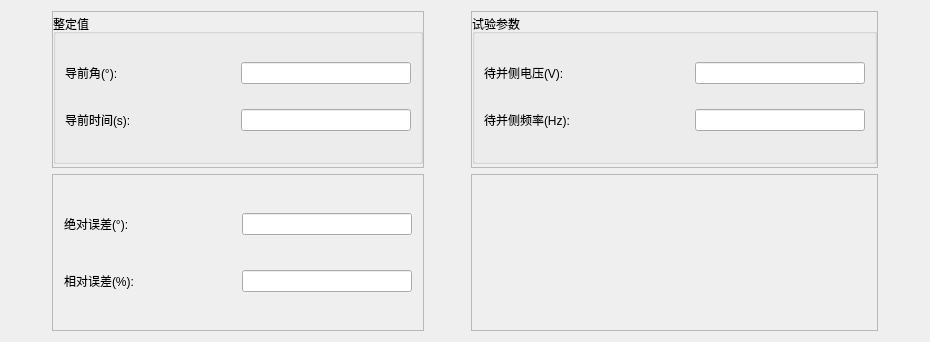
<?xml version="1.0" encoding="UTF-8"?>
<ui version="4.0">
 <class>QSynLeadAngItemParaEditWidget</class>
 <widget class="QWidget" name="QSynLeadAngItemParaEditWidget">
  <property name="geometry">
   <rect>
    <x>0</x>
    <y>0</y>
    <width>930</width>
    <height>342</height>
   </rect>
  </property>
  <property name="windowTitle">
   <string>Form</string>
  </property>
  <layout class="QHBoxLayout" name="horizontalLayout_7">
   <item>
    <spacer name="horizontalSpacer">
     <property name="orientation">
      <enum>Qt::Horizontal</enum>
     </property>
     <property name="sizeHint" stdset="0">
      <size>
       <width>40</width>
       <height>20</height>
      </size>
     </property>
    </spacer>
   </item>
   <item>
    <layout class="QVBoxLayout" name="verticalLayout_5">
     <item>
      <widget class="QFrame" name="frame_3">
       <property name="frameShape">
        <enum>QFrame::StyledPanel</enum>
       </property>
       <property name="frameShadow">
        <enum>QFrame::Raised</enum>
       </property>
       <layout class="QVBoxLayout" name="verticalLayout_4">
        <property name="spacing">
         <number>0</number>
        </property>
        <property name="leftMargin">
         <number>0</number>
        </property>
        <property name="topMargin">
         <number>0</number>
        </property>
        <property name="rightMargin">
         <number>0</number>
        </property>
        <property name="bottomMargin">
         <number>0</number>
        </property>
        <item>
         <widget class="QGroupBox" name="groupBox_2">
          <property name="sizePolicy">
           <sizepolicy hsizetype="Minimum" vsizetype="Preferred">
            <horstretch>0</horstretch>
            <verstretch>0</verstretch>
           </sizepolicy>
          </property>
          <property name="maximumSize">
           <size>
            <width>5000</width>
            <height>150</height>
           </size>
          </property>
          <property name="title">
           <string>整定值</string>
          </property>
          <layout class="QVBoxLayout" name="verticalLayout">
           <item>
            <layout class="QHBoxLayout" name="horizontalLayout">
             <item>
              <widget class="QLabel" name="m_labLAngle">
               <property name="minimumSize">
                <size>
                 <width>170</width>
                 <height>0</height>
                </size>
               </property>
               <property name="maximumSize">
                <size>
                 <width>170</width>
                 <height>16777215</height>
                </size>
               </property>
               <property name="text">
                <string>导前角(°):</string>
               </property>
              </widget>
             </item>
             <item>
              <widget class="QSettingLineEdit" name="m_lineLAngle">
               <property name="sizePolicy">
                <sizepolicy hsizetype="Preferred" vsizetype="Fixed">
                 <horstretch>0</horstretch>
                 <verstretch>0</verstretch>
                </sizepolicy>
               </property>
               <property name="minimumSize">
                <size>
                 <width>170</width>
                 <height>0</height>
                </size>
               </property>
               <property name="maximumSize">
                <size>
                 <width>170</width>
                 <height>16777215</height>
                </size>
               </property>
              </widget>
             </item>
            </layout>
           </item>
           <item>
            <layout class="QHBoxLayout" name="horizontalLayout_4">
             <item>
              <widget class="QLabel" name="m_labLTime">
               <property name="minimumSize">
                <size>
                 <width>170</width>
                 <height>0</height>
                </size>
               </property>
               <property name="maximumSize">
                <size>
                 <width>170</width>
                 <height>16777215</height>
                </size>
               </property>
               <property name="text">
                <string>导前时间(s):</string>
               </property>
              </widget>
             </item>
             <item>
              <widget class="QSettingLineEdit" name="m_lineLTime">
               <property name="sizePolicy">
                <sizepolicy hsizetype="Preferred" vsizetype="Fixed">
                 <horstretch>0</horstretch>
                 <verstretch>0</verstretch>
                </sizepolicy>
               </property>
               <property name="minimumSize">
                <size>
                 <width>170</width>
                 <height>0</height>
                </size>
               </property>
               <property name="maximumSize">
                <size>
                 <width>170</width>
                 <height>16777215</height>
                </size>
               </property>
              </widget>
             </item>
            </layout>
           </item>
          </layout>
         </widget>
        </item>
       </layout>
      </widget>
     </item>
     <item>
      <widget class="QFrame" name="frame_2">
       <property name="frameShape">
        <enum>QFrame::StyledPanel</enum>
       </property>
       <property name="frameShadow">
        <enum>QFrame::Raised</enum>
       </property>
       <layout class="QVBoxLayout" name="verticalLayout_3">
        <item>
         <layout class="QHBoxLayout" name="horizontalLayout_2">
          <item>
           <widget class="QLabel" name="m_labAbsErr">
            <property name="minimumSize">
             <size>
              <width>170</width>
              <height>0</height>
             </size>
            </property>
            <property name="maximumSize">
             <size>
              <width>170</width>
              <height>16777215</height>
             </size>
            </property>
            <property name="text">
             <string>绝对误差(°):</string>
            </property>
           </widget>
          </item>
          <item>
           <widget class="QLineEdit" name="m_lineAbsErr">
            <property name="sizePolicy">
             <sizepolicy hsizetype="Preferred" vsizetype="Fixed">
              <horstretch>0</horstretch>
              <verstretch>0</verstretch>
             </sizepolicy>
            </property>
            <property name="minimumSize">
             <size>
              <width>170</width>
              <height>0</height>
             </size>
            </property>
            <property name="maximumSize">
             <size>
              <width>170</width>
              <height>16777215</height>
             </size>
            </property>
           </widget>
          </item>
         </layout>
        </item>
        <item>
         <layout class="QHBoxLayout" name="horizontalLayout_3">
          <item>
           <widget class="QLabel" name="m_labRelErr">
            <property name="minimumSize">
             <size>
              <width>170</width>
              <height>0</height>
             </size>
            </property>
            <property name="maximumSize">
             <size>
              <width>170</width>
              <height>16777215</height>
             </size>
            </property>
            <property name="text">
             <string>相对误差(%):</string>
            </property>
           </widget>
          </item>
          <item>
           <widget class="QLineEdit" name="m_lineRelErr">
            <property name="sizePolicy">
             <sizepolicy hsizetype="Preferred" vsizetype="Fixed">
              <horstretch>0</horstretch>
              <verstretch>0</verstretch>
             </sizepolicy>
            </property>
            <property name="minimumSize">
             <size>
              <width>170</width>
              <height>0</height>
             </size>
            </property>
            <property name="maximumSize">
             <size>
              <width>170</width>
              <height>16777215</height>
             </size>
            </property>
           </widget>
          </item>
         </layout>
        </item>
       </layout>
      </widget>
     </item>
    </layout>
   </item>
   <item>
    <spacer name="horizontalSpacer_2">
     <property name="orientation">
      <enum>Qt::Horizontal</enum>
     </property>
     <property name="sizeHint" stdset="0">
      <size>
       <width>40</width>
       <height>20</height>
      </size>
     </property>
    </spacer>
   </item>
   <item>
    <layout class="QVBoxLayout" name="verticalLayout_7">
     <item>
      <widget class="QFrame" name="frame">
       <property name="frameShape">
        <enum>QFrame::StyledPanel</enum>
       </property>
       <property name="frameShadow">
        <enum>QFrame::Raised</enum>
       </property>
       <layout class="QVBoxLayout" name="verticalLayout_6">
        <property name="leftMargin">
         <number>0</number>
        </property>
        <property name="topMargin">
         <number>0</number>
        </property>
        <property name="rightMargin">
         <number>0</number>
        </property>
        <property name="bottomMargin">
         <number>0</number>
        </property>
        <item>
         <widget class="QGroupBox" name="groupBox_3">
          <property name="sizePolicy">
           <sizepolicy hsizetype="Minimum" vsizetype="Preferred">
            <horstretch>0</horstretch>
            <verstretch>0</verstretch>
           </sizepolicy>
          </property>
          <property name="maximumSize">
           <size>
            <width>16777215</width>
            <height>150</height>
           </size>
          </property>
          <property name="title">
           <string>试验参数</string>
          </property>
          <layout class="QVBoxLayout" name="verticalLayout_2">
           <item>
            <layout class="QHBoxLayout" name="horizontalLayout_5">
             <item>
              <widget class="QLabel" name="m_labUgStart">
               <property name="minimumSize">
                <size>
                 <width>205</width>
                 <height>0</height>
                </size>
               </property>
               <property name="maximumSize">
                <size>
                 <width>205</width>
                 <height>16777215</height>
                </size>
               </property>
               <property name="text">
                <string>待并侧电压(V):</string>
               </property>
              </widget>
             </item>
             <item>
              <widget class="QSettingLineEdit" name="m_lineUgStart">
               <property name="sizePolicy">
                <sizepolicy hsizetype="Preferred" vsizetype="Fixed">
                 <horstretch>0</horstretch>
                 <verstretch>0</verstretch>
                </sizepolicy>
               </property>
               <property name="minimumSize">
                <size>
                 <width>170</width>
                 <height>0</height>
                </size>
               </property>
               <property name="maximumSize">
                <size>
                 <width>170</width>
                 <height>16777215</height>
                </size>
               </property>
              </widget>
             </item>
            </layout>
           </item>
           <item>
            <layout class="QHBoxLayout" name="horizontalLayout_6">
             <item>
              <widget class="QLabel" name="m_labFgStart">
               <property name="minimumSize">
                <size>
                 <width>205</width>
                 <height>0</height>
                </size>
               </property>
               <property name="maximumSize">
                <size>
                 <width>205</width>
                 <height>16777215</height>
                </size>
               </property>
               <property name="text">
                <string>待并侧频率(Hz):</string>
               </property>
              </widget>
             </item>
             <item>
              <widget class="QSettingLineEdit" name="m_lineFgStart">
               <property name="sizePolicy">
                <sizepolicy hsizetype="Preferred" vsizetype="Fixed">
                 <horstretch>0</horstretch>
                 <verstretch>0</verstretch>
                </sizepolicy>
               </property>
               <property name="minimumSize">
                <size>
                 <width>170</width>
                 <height>0</height>
                </size>
               </property>
               <property name="maximumSize">
                <size>
                 <width>170</width>
                 <height>16777215</height>
                </size>
               </property>
              </widget>
             </item>
            </layout>
           </item>
          </layout>
         </widget>
        </item>
       </layout>
      </widget>
     </item>
     <item>
      <widget class="QFrame" name="frame_4">
       <property name="frameShape">
        <enum>QFrame::StyledPanel</enum>
       </property>
       <property name="frameShadow">
        <enum>QFrame::Raised</enum>
       </property>
      </widget>
     </item>
    </layout>
   </item>
   <item>
    <spacer name="horizontalSpacer_3">
     <property name="orientation">
      <enum>Qt::Horizontal</enum>
     </property>
     <property name="sizeHint" stdset="0">
      <size>
       <width>40</width>
       <height>20</height>
      </size>
     </property>
    </spacer>
   </item>
  </layout>
 </widget>
 <customwidgets>
  <customwidget>
   <class>QSettingLineEdit</class>
   <extends>QLineEdit</extends>
   <header>../../UI/Controls/SettingCtrls/qsettinglineedit.h</header>
  </customwidget>
 </customwidgets>
 <resources/>
 <connections/>
</ui>
